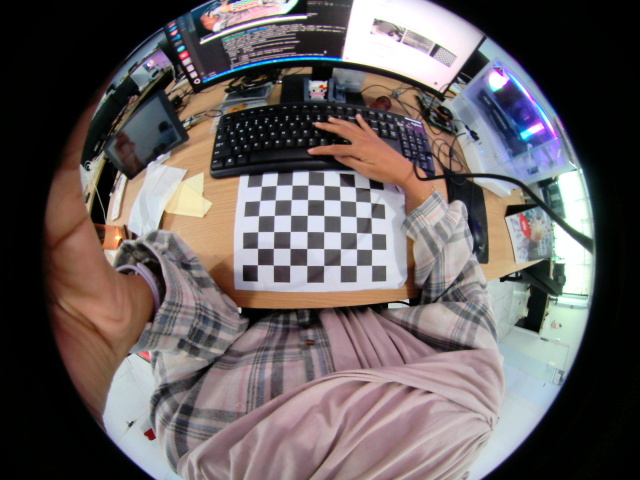
#> input picture kalibr_data/images/frame_0001.png, 640 x 480 px, given in place of the camera
$ python capture_calib.py
#> lines starting #> are read from the running program, lines starting #| are printed output that depends on the picture; after the words box and inside, x2 and y2 are one past the last pixel; in counts of white or black regions, pixels touching at a corner belong together; pictures that were not available may be replaced by others from this repository, and a replacement may not be noted
import cv2
import os
import time
import numpy as np

# ─── Konfigurasi ──────────────────────────────────────────────────────────────
CAMERA_INDEX  = 0
WIDTH         = 640
HEIGHT        = 480
SAVE_DIR      = os.path.expanduser("/home/syar/data/turtlebot/kalibr_data/images_fisheye")
TARGET_FRAMES = 50        # lebih banyak untuk fisheye
CHECKERBOARD  = (8, 5)    # inner corners — sesuaikan dengan checkerboard kamu
MIN_INTERVAL  = 1.5       # detik minimum antar frame (hindari pose mirip)
# ─────────────────────────────────────────────────────────────────────────────

os.makedirs(SAVE_DIR, exist_ok=True)

# Hapus gambar lama jika ada
old_files = [f for f in os.listdir(SAVE_DIR) if f.endswith('.png')]
if old_files:
    print(f"  Menghapus {len(old_files)} gambar lama dari {SAVE_DIR}...")
    for f in old_files:
        os.remove(os.path.join(SAVE_DIR, f))

cap = cv2.VideoCapture(CAMERA_INDEX)
cap.set(cv2.CAP_PROP_FRAME_WIDTH,  WIDTH)
cap.set(cv2.CAP_PROP_FRAME_HEIGHT, HEIGHT)
cap.set(cv2.CAP_PROP_AUTOFOCUS,    0)     # matikan autofocus
cap.set(cv2.CAP_PROP_AUTO_EXPOSURE, 1)    # auto exposure boleh aktif

if not cap.isOpened():
    print(f"[ERROR] Kamera index {CAMERA_INDEX} tidak ditemukan.")
    exit(1)

# Warm up kamera
for _ in range(10):
    cap.read()
#> this loop made 10 passes
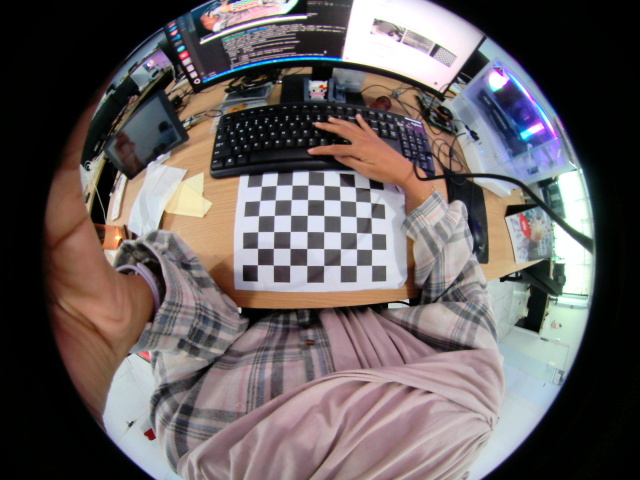
#> input picture kalibr_data/images/frame_0001.png, 640 x 480 px, given in place of the camera

print("=" * 60)
print("  CAPTURE KALIBRASI KAMERA FISHEYE")
print("=" * 60)
print(f"  Resolusi  : {WIDTH}x{HEIGHT}")
print(f"  Simpan ke : {SAVE_DIR}")
print(f"  Target    : {TARGET_FRAMES} frame")
print("-" * 60)
print("  SPASI  = simpan (jika checkerboard terdeteksi)")
print("  S      = simpan paksa")
print("  Q      = keluar")
print("-" * 60)
print("  TIPS FISHEYE:")
print("  - Checkerboard HARUS terlihat DATAR (tempel di papan keras)")
print("  - Pastikan SELURUH checkerboard masuk frame")
print("  - Gerakkan PERLAHAN, jangan blur")
print("  - Variasikan: kiri, kanan, atas, bawah, miring 45 derajat")
print("=" * 60)

count       = 0
flash_timer = 0
last_save   = 0

# Kriteria subpix — lebih ketat untuk fisheye
criteria = (cv2.TERM_CRITERIA_EPS + cv2.TERM_CRITERIA_MAX_ITER, 100, 1e-5)

# Flag deteksi fisheye — lebih agresif
detect_flags = (
    cv2.CALIB_CB_ADAPTIVE_THRESH +
    cv2.CALIB_CB_NORMALIZE_IMAGE +
    cv2.CALIB_CB_FAST_CHECK
)

while True:
    ret, frame = cap.read()
#> frame is the input picture: shape (480, 640, 3); mean B, G, R 93.4, 93, 100.7
    if not ret:
        print("[ERROR] Gagal baca frame.")
        break

    # Untuk fisheye: enhance contrast dulu agar deteksi lebih mudah
    gray = cv2.cvtColor(frame, cv2.COLOR_BGR2GRAY)
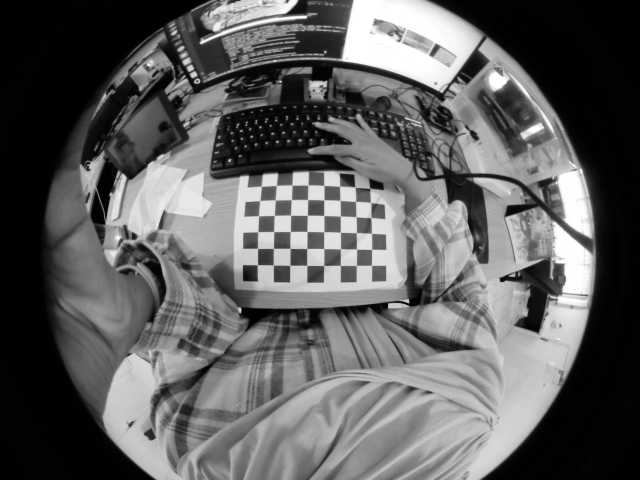
#> gray: shape (480, 640); min 0, max 255, mean 95.3
    gray_eq = cv2.equalizeHist(gray)   # equalize histogram
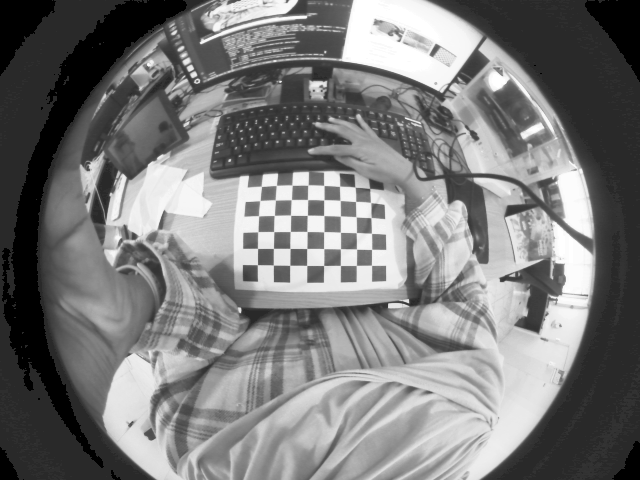
#> gray_eq: shape (480, 640); min 0, max 255, mean 122.9

    display = frame.copy()

    # Coba deteksi di gray biasa dulu, fallback ke equalized
    found, corners = cv2.findChessboardCorners(gray, CHECKERBOARD, detect_flags)
#> found = True; corners = 40 rows, first 8: [371.5, 265.2], [356.4, 265.4], [340.4, 265.4], [323.5, 265.5], [306.7, 265.4], [289.7, 265.4], [273.4, 265.1], [257.4, 264.7]
    if not found:
        found, corners = cv2.findChessboardCorners(gray_eq, CHECKERBOARD, detect_flags)

    now = time.time()
    cooldown_ok = (now - last_save) >= MIN_INTERVAL

    if found:
        # SubPix refinement dengan window kecil (cocok untuk fisheye distortion)
        corners2 = cv2.cornerSubPix(gray, corners, (3, 3), (-1, -1), criteria)
#> corners2 = 40 rows, first 8: [371.5, 265.2], [356.3, 265.4], [340.4, 265.4], [323.6, 265.4], [306.7, 265.4], [289.7, 265.3], [273.3, 265.1], [257.4, 264.7]
        cv2.drawChessboardCorners(display, CHECKERBOARD, corners2, found)
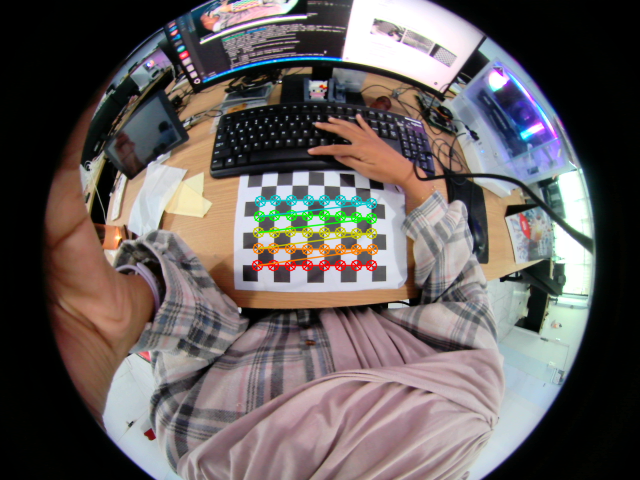
#> display: shape (480, 640, 3); 1.91% of pixels changed, all inside (x1, y1, x2, y2) = (251, 194, 379, 272)

        if cooldown_ok:
            status_color = (0, 220, 0)
            status_text  = "TERDETEKSI — tekan SPASI untuk simpan"
        else:
            sisa = MIN_INTERVAL - (now - last_save)
            status_color = (0, 200, 200)
            status_text  = f"Tunggu {sisa:.1f}s sebelum simpan berikutnya..."
    else:
        status_color = (0, 100, 220)
        status_text  = "Arahkan ke checkerboard (pastikan seluruh board terlihat)"

    # Flash saat simpan
    if now - flash_timer < 0.2:
        cv2.rectangle(display, (0, 0), (WIDTH, HEIGHT), (255, 255, 255), 25)

    # Tampilkan preview gray equalized di sudut (bantu debug)
    mini = cv2.cvtColor(cv2.resize(gray_eq, (120, 90)), cv2.COLOR_GRAY2BGR)
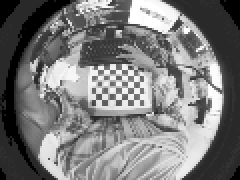
#> mini: shape (90, 120, 3) (shown 2 times larger); min 0, max 255, mean 123
    display[HEIGHT-95:HEIGHT-5, WIDTH-125:WIDTH-5] = mini
    cv2.putText(display, "enhanced",
                (WIDTH-122, HEIGHT-7), cv2.FONT_HERSHEY_SIMPLEX, 0.35, (180,180,180), 1)
#> display: shape (480, 640, 3); mean B, G, R 95.1, 96.2, 103.7

    # Progress bar
    progress = int((count / TARGET_FRAMES) * (WIDTH - 20))
    cv2.rectangle(display, (10, HEIGHT-22), (WIDTH-10, HEIGHT-8),  (40, 40, 40), -1)
    cv2.rectangle(display, (10, HEIGHT-22), (10+progress, HEIGHT-8), (0, 200, 100), -1)
#> display: shape (480, 640, 3); mean B, G, R 93, 94.2, 101.4

    # Status bar atas
    cv2.rectangle(display, (0, 0), (WIDTH, 36), (0, 0, 0), -1)
    cv2.putText(display, status_text,
                (8, 23), cv2.FONT_HERSHEY_SIMPLEX, 0.5, status_color, 1, cv2.LINE_AA)

    # Counter
    cv2.rectangle(display, (0, HEIGHT-42), (WIDTH-130, HEIGHT-24), (0, 0, 0), -1)
    cv2.putText(display, f"Tersimpan: {count}/{TARGET_FRAMES}",
                (8, HEIGHT-28), cv2.FONT_HERSHEY_SIMPLEX, 0.5, (200, 200, 200), 1, cv2.LINE_AA)
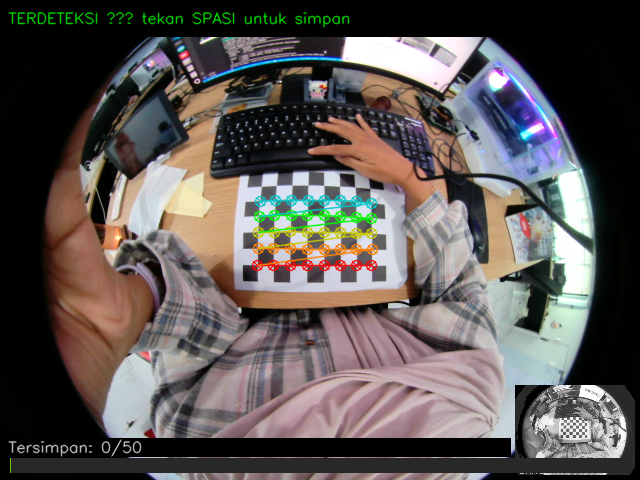
#> display: shape (480, 640, 3); mean B, G, R 83.8, 86, 92

    cv2.imshow("Fisheye Calibration Capture  |  SPASI=simpan  S=paksa  Q=keluar", display)

    key = cv2.waitKey(1) & 0xFF
#> (key q is pressed here)

    if key == ord(' '):
        if found and cooldown_ok:
            fname = os.path.join(SAVE_DIR, f"frame_{count:04d}.png")
            cv2.imwrite(fname, frame)   # simpan frame ASLI (bukan equalized)
            count      += 1
            flash_timer = now
            last_save   = now
            print(f"  [{count:02d}/{TARGET_FRAMES}] Disimpan: {fname}")
        elif not found:
            print("  [!] Checkerboard tidak terdeteksi")
        else:
            print("  [!] Terlalu cepat — tunggu sebentar")

    elif key == ord('s'):
        fname = os.path.join(SAVE_DIR, f"frame_{count:04d}.png")
        cv2.imwrite(fname, frame)
        count      += 1
        flash_timer = now
        last_save   = now
        print(f"  [{count:02d}/{TARGET_FRAMES}] Disimpan paksa: {fname}")

    elif key == ord('q'):
        break

    if count >= TARGET_FRAMES:
        print(f"\n[OK] Target {TARGET_FRAMES} frame tercapai!")
        break

cap.release()
cv2.destroyAllWindows()

print("\n" + "=" * 60)
print(f"  Total tersimpan : {count} frame")
print(f"  Lokasi          : {SAVE_DIR}")
print()
if count < 20:
    print("  [!] Kurang — ulangi dengan lebih banyak pose")
elif count < 35:
    print("  [OK] Cukup untuk kalibrasi dasar")
else:
    print("  [BAGUS] Jumlah ideal untuk kalibrasi fisheye akurat")
print()
print("  Langkah berikutnya:")
print("  Ganti IMAGE_DIR di calibrate_fisheye.py ke:")
print(f"  {SAVE_DIR}")
print("=" * 60)
